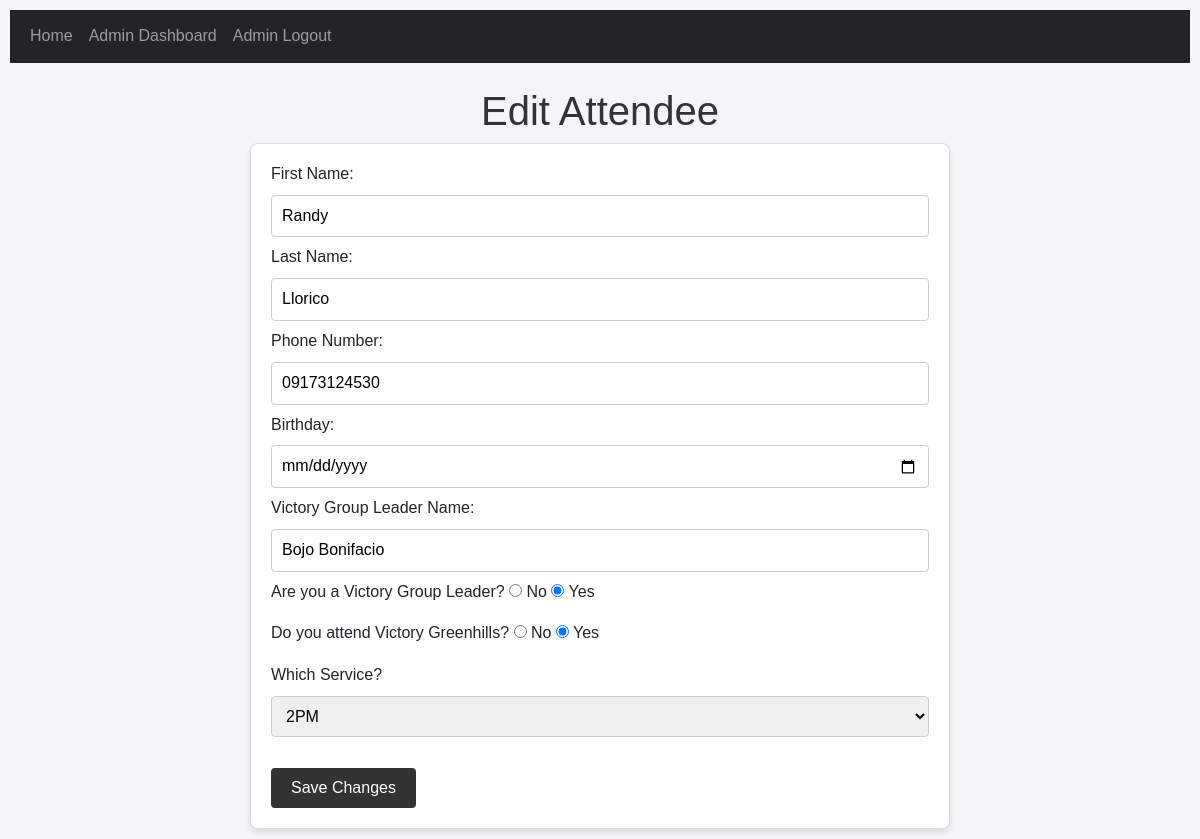
Screenshot of /admin_dashboard/edit_attendee/9 (signed in) with the database file from the repository.
### tables this page shows
CREATE TABLE attendees (
id INTEGER PRIMARY KEY AUTOINCREMENT,
first_name TEXT NOT NULL,
last_name TEXT NOT NULL,
phone_number TEXT,
birthday TEXT,
is_victory_group_leader BOOLEAN,
group_leader_name TEXT,
attending_greenhills BOOLEAN,
service_time TEXT
);

### app.py (the view, shortened to what this page needs)
@app.route("/admin_dashboard/edit_attendee/<int:attendee_id>", methods=["GET", "POST"])
def edit_attendee(attendee_id):
    conn = sqlite3.connect('checkin.db')
    cursor = conn.cursor()
    cursor.execute("SELECT * FROM attendees WHERE id = ?", (attendee_id,))
    attendee = cursor.fetchone()
    conn.close()
    formatted_birthday = attendee[4]  # assuming the birthday is in YYYY-MM-DD format
    return render_template("edit_attendee.html", attendee=attendee, formatted_birthday=formatted_birthday)

### templates/edit_attendee.html (shortened to what this page needs)
{% extends 'base.html' %}
{% block content %}
    <head>
        <link rel="stylesheet" href="https://cdn.jsdelivr.net/npm/flatpickr/dist/flatpickr.min.css">
    </head>
<body>
    <h1>Edit Attendee</h1>
    <form method="POST">
        First Name: <input type="text" name="first_name" value="{{ attendee[1] }}" required><br>
        Last Name: <input type="text" name="last_name" value="{{ attendee[2] }}" required><br>
        Phone Number: <input type="text" name="phone_number" value="{{ attendee[3] }}"><br>
        Birthday: <input type="date" name="birthday" value="{{ formatted_birthday }}"><br>
        Victory Group Leader Name: <input type="text" name="group_leader_name" value="{{ attendee[6] }}"><br>
        Are you a Victory Group Leader?
        <input type="radio" name="is_victory_group_leader" value="no" {% if not attendee[5] %}checked{% endif %}> No
        <input type="radio" name="is_victory_group_leader" value="yes" {% if attendee[5] %}checked{% endif %}> Yes<br><br>
        Do you attend Victory Greenhills?
        <input type="radio" name="attending_greenhills" value="no" onchange="toggleServiceTimes(false)" {% if not attendee[7] %}checked{% endif %}> No
        <input type="radio" name="attending_greenhills" value="yes" onchange="toggleServiceTimes(true)" {% if attendee[7] %}checked{% endif %}> Yes
        <br><br>
        <div id="service-times" style="display: {% if attendee[7] %}block{% else %}none{% endif %};">
            <label>Which Service?</label>
            <select name="service_time" id="service_time">
                <option value="2PM" {% if attendee[8] == '2PM' %}selected{% endif %}>2PM</option>
            </select>
            <br><br>
        </div>
        <button type="submit">Save Changes</button>
    </form>
</body>
{% endblock %}

### static/styles.css (style rules this page uses)
body { font-family: 'Futura', sans-serif; background-color: #f4f4f9; margin: 0; padding: 10px; line-height: 1.3; }
h1 { color: #333; text-align: center; }
form { max-width: 700px; margin: 0 auto; padding: 20px; background: #fff; border: 1px solid #ddd; border-radius: 8px; box-shadow: 0 4px 6px rgba(0, 0, 0, 0.1); }
input[type="text"], input[type="date"], input[type="password"], select { width: 100%; padding: 10px; margin: 10px 0; border: 1px solid #ccc; border-radius: 4px; }
button { background-color: #333; color: white; border: none; padding: 10px 20px; border-radius: 4px; cursor: pointer; }
option { padding: 5px 10px; cursor: pointer; }
option:checked { background-color: #0056b3; color: white; }

### rows the page displays
attendees: first_name "Randy", last_name "Llorico", phone_number "09173124530", group_leader_name "Bojo Bonifacio", is_victory_group_leader "☑", attending_greenhills "☑", service_time "2PM"
